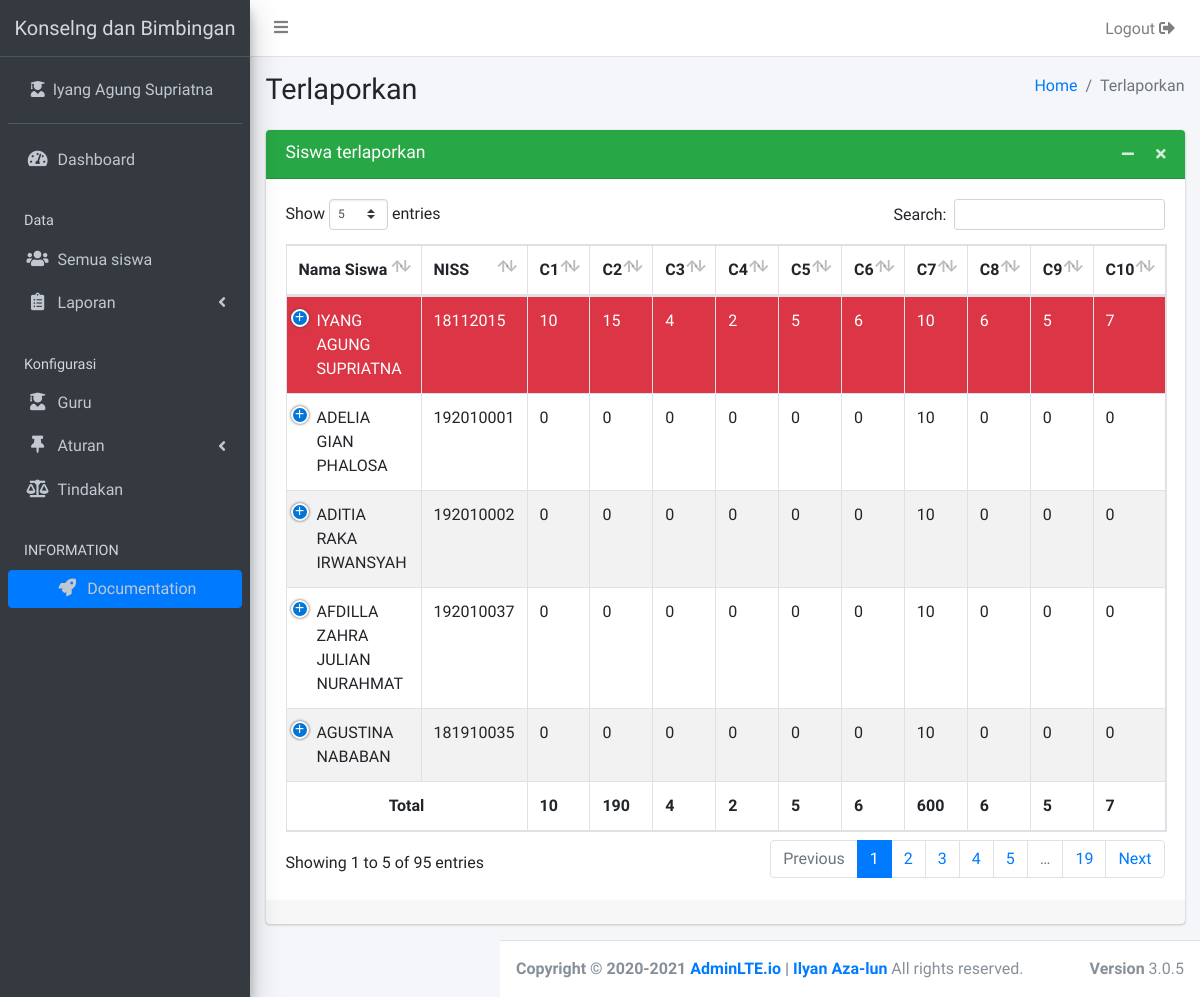
Page /report (signed in) on the committed database.
### tables this page shows
CREATE TABLE `tbl_configuration` (
  `variable` varchar(255) NOT NULL,
  `value` text NOT NULL
);

CREATE TABLE `tbl_criteria` (
  `id` varchar(255) NOT NULL,
  `name` varchar(255) NOT NULL,
  `type` varchar(255) NOT NULL,
  `weight` float NOT NULL
);

CREATE TABLE `tbl_student` (
  `NISS` int(11) NOT NULL,
  `NISN` bigint(20) DEFAULT NULL,
  `fullname` varchar(40) DEFAULT NULL,
  `gender` varchar(1) DEFAULT NULL,
  `class` varchar(6) DEFAULT NULL,
  `photo` varchar(255) NOT NULL,
  `status` tinyint(1) NOT NULL DEFAULT 1,
  `counseling` tinyint(1) NOT NULL DEFAULT 0
);

### _app/controllers/Report.php (called while the page is built, shortened)
<?php
class Report extends Controller
{
	function __construct()
	{
		$request = $this->model('M_home')->load_configuration();
		foreach ($request as $key) {
			if("title"==$key['variable']){
				$this->title = $key['value'];
			};
		}
	}
	public function index()
	{
		$data['report'] = $this->model('M_report')->report();
		$data['criteria'] = $this->model('M_criteria')->select_criteria('violation');
        foreach (($data['report']) as $key => $value) {
        	$data['tmp'] = ($key == @sizeof($data['report'])-1) ? $value['Total'] : '0' ;
        }
		$this->view('components/_header');
		$this->view('components/sidebar');
		$this->view('components/content-header');
		$this->view('report/index', $data);
		$this->view('components/content-footer');
		$this->view('components/_footer');
	}
}

### _app/core/App.php (called while the page is built, shortened)
<?php
class App
{
	protected $method = 'index';
	protected $params = [];
	function __construct(){
		$this->controller = new $this->controller;
		call_user_func_array([$this->controller, $this->method], $this->params);
	}
}

### index.php (called while the page is built, shortened)
<?php
	require_once '_app/init.php';
	new App;

### _app/init.php (called while the page is built, shortened)
<?php
	spl_autoload_register(function($class){
		$class = explode('\\', $class);
		$class = end($class);
	});

### _app/core/Database.php (called while the page is built, shortened)
<?php
class Database{
	private $host = DB_HOST;
	private $user = DB_USER;
	private $pass = DB_PASS;
	private $name = DB_NAME;
	private $dbh;
	private $stmt;
	public function __construct(){
		$dsn     = 'mysql:host='.$this->host.';dbname='.$this->name;
		$options = [
			PDO::ATTR_PERSISTENT =>true,
			PDO::ATTR_ERRMODE => PDO::ERRMODE_EXCEPTION
		];
		try {
			$this->dbh = new PDO($dsn, $this->user, $this->pass, $options);
		} catch (PDOException $e) {
			die($e->getMessage());
		}
	}
	public function query($query){
		$this->stmt = $this->dbh->prepare($query);
	}
	public function bind($param, $value, $type = null){
		if (is_null($type)) {
			switch (true) {
				default:
					$type = PDO::PARAM_STR;
					break;
			}
		}
		$this->stmt->bindValue($param, $value, $type);
	}
	public function execute(){
		$this->stmt->execute();
	}
	public function resultSet(){
		return $this->stmt->fetchAll(PDO::FETCH_ASSOC);
	}
}

### _app/models/M_home.php (called while the page is built, shortened)
<?php
class M_home{
	private $db;
	function __construct(){
		$this->db = new Database;
	}
	public function load_configuration(){
		$this->db->query('SELECT * FROM tbl_configuration');
		$this->db->execute();
		return $this->db->resultSet();
	}
}

### _app/models/M_criteria.php (called while the page is built, shortened)
<?php
class M_criteria
{
	private $db;
	function __construct(){
		$this->db = new Database;
	}
	public function select_criteria($type)
	{
		$this->db->query("
		SELECT `id`, `name`, `weight` FROM `tbl_criteria` WHERE `type` = :type ;");
		$this->db->bind('type', $type);
		$this->db->execute();
		return $this->db->resultSet();
	}
}

### _app/models/M_report.php (called while the page is built, shortened)
<?php
class M_report
{
	private $db;
	function __construct(){
		$this->db = new Database;
	}
	public function report($tabel = 'v_reportViolation')
	{
		try {
			$this->db->query("CALL sp_reportPivot2(:tabel);");
			$this->db->bind('tabel', $tabel);
			$this->db->execute();
			return  $this->db->resultSet();
		} catch (Exception $e) {
			return $e;
		}
	}
}

### _app/views/report/index.php (the view, shortened to what this page needs)
<section class="content">
  <div class="container-fluid">
    <div class="row">
      <div class="col-12">
        <div class="card card-default">
          <div class="card-header bg-success">
            <h3 class="card-title">Siswa terlaporkan</h3>
            <div class="card-tools">
              <button type="button" class="btn btn-tool" data-card-widget="collapse"><i class="fas fa-minus"></i></button>
              <button type="button" class="btn btn-tool" data-card-widget="remove"><i class="fas fa-times"></i></button>
            </div>
          </div>
            <div class="card-body">
              <div class="row">
                <div class="col-md-12">
                  <table id="tbl_students" class="table table-bordered table-striped">
                    <thead>
                      <tr>
                        <th>Nama Siswa</th>
                        <th>NISS</th>
                        <?php foreach ($data['criteria'] as $key => $value): ?>
                        <th title="<?=$value['name']?>">C<?=$key+1?></th>
                        <?php endforeach ?>
                      </tr>
                    </thead>
                    <tbody>
                      <?php foreach ($data['report'] as $key => $value):?>
                        <?php if (@$value['student_name'] != NULL): ?>
                      <tr class="<?=($value['Total']>=((int)($data['tmp']/sizeof($data['criteria']))))?'bg-danger':''?>">
                        <td><?=$value['student_name']?></td>
                        <td><?=($key !== (sizeof($data['report'])-1))?$value['NISS']:'<b>Total</b>'?></td>
                        <?php foreach ($data['criteria'] as $criteria): ?>
                        <td><?=(@$value[$criteria['name']])?$value[$criteria['name']]:0?></td>
                        <?php endforeach ?>
                      </tr>
                        <?php endif ?>
                      <?php endforeach ?>
                    </tbody>
                    <tfoot>
                      <?php foreach (($data['report']) as $key => $value):?>
                        <?php if ($key == @sizeof($data['report'])-1): ?>
                      <tr>
                        <th colspan='2' class="text-center">Total</th>
                        <?php foreach ($data['criteria'] as $criteria): ?>
                        <th title="<?=$criteria['name']?>"><?=(@$value[$criteria['name']])?$value[$criteria['name']]:'0'?></th>
                        <?php endforeach ?>
                      </tr>
                        <?php endif ?>
                      <?php endforeach ?>
                    </tfoot>
                  </table>
                </div>
              </div>
            </div>
            <div class="card-footer">
            </div>
        </div>
      </div>
    </div>
  </div>
</section>

### _app/views/components/_header.php (shortened to what this page needs)
<!DOCTYPE html>
<html>
<head>
  <link rel="stylesheet" href="<?=BASEURL?>/_assets/plugins/fontawesome-free/css/all.min.css">
  <link rel="stylesheet" href="https://code.ionicframework.com/ionicons/2.0.1/css/ionicons.min.css">
  <link rel="stylesheet" href="<?=BASEURL?>/_assets/plugins/pace-progress/themes/black/pace-theme-flat-top.css">
  <link rel="stylesheet" href="<?=BASEURL?>/_assets/plugins/sweetalert2-theme-bootstrap-4/bootstrap-4.min.css">

### _app/core/Controller.php (shortened to what this page needs)
<?php
class Controller
{
	public function View($view, $data = []){
		require_once '_app/views/'.$view.'.php';
	}
	public function Model($model){
		return new $model;
	}
	public function Style($css){
		echo quoted_printable_decode('=0A  <link href="'.BASEURL.'/_assets/'.$css.'.css" rel="stylesheet">=0A');
	}
}

### _app/views/components/sidebar.php (shortened to what this page needs)
  <link rel="stylesheet" href="<?=BASEURL?>/_assets/dist/css/adminlte.min.css">
</head>
<body class="hold-transition sidebar-mini layout-fixed pace-primary">
  <div class="wrapper">
    <nav class="main-header navbar navbar-expand navbar-white navbar-light">
      <ul class="navbar-nav">
        <li class="nav-item">
          <a class="nav-link" data-widget="pushmenu" href="#" role="button"><i class="fas fa-bars"></i></a>
        </li>
      </ul>
      <ul class="navbar-nav ml-auto">
        <li class="nav-item d-none d-sm-inline-block">
          <a data-toggle="modal" data-target="#logoutModal" class="btn nav-link">Logout <i class="fas fa-sign-out-alt"></i></a>
        </li>
      </ul>
    </nav>
    <aside class="main-sidebar sidebar-dark-primary elevation-4">
      <a href="<?=BASEURL?>/" class="brand-link text-center">
        <span class="brand-text font-weight-light"><?=$this->title?></span>
      </a>
      <div class="sidebar">
        <div class="user-panel mt-3 pb-3 mb-3 d-flex">
          <div class="image">
          </div>
          <div class="info">
            <a href="<?=BASEURL?>" class="d-block"><i class="fa fa-user-graduate"></i>&nbsp;&nbsp;<?=explode(',', $_SESSION['user']['homeroom_teacher'])[0]?></a>
          </div>
        </div>
        <nav class="mt-2">
          <ul class="nav nav-pills nav-sidebar flex-column" data-widget="treeview" role="menu" data-accordion="false">
           <li class="nav-item has-treeview">
            <a href="<?=BASEURL?>" class="nav-link">
              <i class="nav-icon fas fa-tachometer-alt"></i>
              <p>
                Dashboard
              </p>
            </a>
          </li>
          <li class="nav-header">Data</li>
          <?php if ($_SESSION['user']['class'] == "staff" ): ?>
            <li class="nav-item">
              <a href="<?=BASEURL?>/students/<?=base64_encode('all')?>" class="nav-link">
                <i class="nav-icon fas fa-users"></i>
                Semua siswa
              </a>
            </li>
            <?php endif ?>
            <li class="nav-item has-treeview">
              <a href="#" class="nav-link">
                <i class="nav-icon fa fa-clipboard-list"></i>
                <p>
                  Laporan
                  <i class="fas fa-angle-left right"></i>
                </p>
              </a>
            </li>
            <?php if ($_SESSION['user']['class'] == "staff" ): ?>
              <li class="nav-header">Konfigurasi</li>
              <li class="nav-item">
                <a href="<?=BASEURL?>/teacher" class="nav-link">
                 <i class="fa fa-user-graduate nav-icon"></i>
                 <p>Guru</p>
               </a>
             </li>
             <li class="nav-item has-treeview">
              <a href="#" class="nav-link">
                <i class="nav-icon fas fa-thumbtack"></i>
                <p>
                  Aturan
                  <i class="fas fa-angle-left right"></i>
                </p>
              </a>
            </li>
            <li class="nav-item">
                <a href="<?=BASEURL?>/action" class="nav-link">
                 <i class="fa fa-balance-scale nav-icon"></i>
                 <p>Tindakan</p>
               </a>
            </li>
          <?php endif ?>
          <li class="nav-header">INFORMATION</li>
          <li class="nav-item text-center">
            <a href="#" class="btn btn-primary btn-block">
              <i class="fa fa-rocket nav-icon"></i>
              Documentation
            </a>
          </li>
        </ul>
      </nav>
    </div>
  </aside>

### _app/views/components/content-header.php (shortened to what this page needs)
<div class="content-wrapper">
  <section class="content-header">
    <div class="container-fluid">
      <div class="row mb-2">
        <div class="col-sm-6">
          <h1><?=$this->page['title']?></h1>
        </div>
        <div class="col-sm-6">
          <ol class="breadcrumb float-sm-right">
            <li class="breadcrumb-item"><a href="<?=BASEURL?>">Home</a></li>
            <?if($_SERVER['REQUEST_URI'] != "/hide-me/" ){?>
            <li class="breadcrumb-item active"><?=$this->page['title']?></li>
            <?}?>
          </ol>
        </div>
      </div>
    </div>
  </section>

### _app/views/components/content-footer.php (shortened to what this page needs)
  <footer class="main-footer">
    <div class="float-right d-none d-sm-block">
      <b>Version</b> 3.0.5
    </div>
    <strong>Copyright &copy; 2020-2021 <a href="http://adminlte.io">AdminLTE.io</a> | <a href="https://github.com/ilyanazalun">Ilyan Aza-lun</a></strong> All rights
    reserved.
  </footer>
</div>

### _app/views/components/_footer.php (shortened to what this page needs)
</body>
</html>

### rows in the picture
tbl_configuration: value "Konselng dan Bimbingan"
tbl_criteria: name "0", name "10"
tbl_criteria: shows "0", name "15", name "190"
tbl_criteria: shows "0", name "4"
tbl_criteria: shows "0", name "2"
tbl_criteria: shows "0", name "5"
tbl_criteria: shows "0", name "6"
tbl_criteria: name "10", name "600"
tbl_criteria: shows "0", name "6"
tbl_criteria: shows "0", name "5"
tbl_criteria: shows "0", name "7"
tbl_student: student_name "ADELIA GIAN PHALOSA", NISS "192010001"
tbl_student: student_name "ADITIA RAKA IRWANSYAH", NISS "192010002"
tbl_student: student_name "AFDILLA ZAHRA JULIAN NURAHMAT", NISS "192010037"
tbl_student: student_name "AGUSTINA NABABAN", NISS "181910035"
tbl_student: student_name "IYANG AGUNG SUPRIATNA", NISS "18112015"

### other values in the picture
explode(',', $_SESSION['user']['homeroom_teacher'])[0] "Iyang Agung Supriatna"
$this->page['title'] "Terlaporkan"
